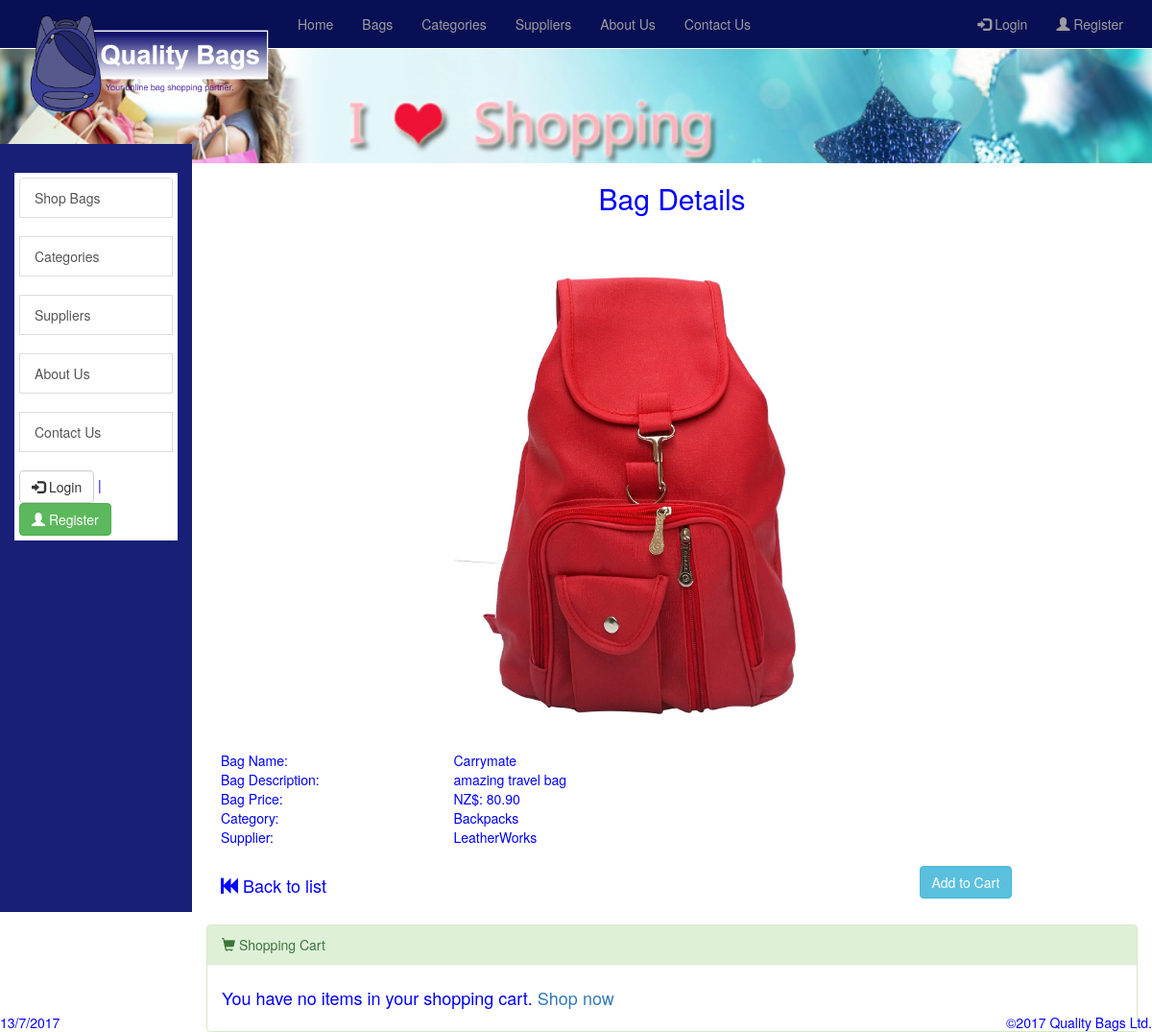
The page /index.php?content_page=bagdetails&id=1 on the database its author committed.
### tables this page shows
CREATE TABLE bags (
  bag_id int(6) unsigned NOT NULL auto_increment,
  bag_name varchar(50) NOT NULL default '',
  bag_description varchar(100) NOT NULL default '',
  bag_price decimal(5,2) NOT NULL default 000.00,
  bag_image_link varchar(200) NOT NULL default '',
  category_id int(5) unsigned NOT NULL ,
  supplier_id int(5) unsigned NOT NULL ,
  PRIMARY KEY  (bag_id) ,
  INDEX `category_key_idx` (`category_id` ASC),
  INDEX `supplier_key_idx` (`supplier_id` ASC),
  CONSTRAINT `category_key`
    FOREIGN KEY (`category_id`)
    REFERENCES `categories` (`category_id`) ,
  CONSTRAINT `supplier_key`
    FOREIGN KEY (`supplier_id`)
    REFERENCES `suppliers` (`supplier_id`)
);

CREATE TABLE categories (
  category_id int(5) unsigned NOT NULL auto_increment,
  category_name varchar(50) NOT NULL default '',
  description varchar(100),
  PRIMARY KEY  (category_id)
);

CREATE TABLE suppliers (
  supplier_id int(5) unsigned NOT NULL auto_increment,
  supplier_name varchar(50) NOT NULL default '',
  supplier_email varchar(50) NOT NULL default '',
  supplier_address varchar(50) NOT NULL default '',
  supplier_phone_mobile int(12) ,
  supplier_phone_work int(12) ,
  supplier_phone_home int(12) ,
  PRIMARY KEY  (supplier_id)
);

### data_layer/data.inc.php (called while the page is built, shortened)
<?php
class MySQL {
    var $host;
    var $dbUser;
    var $dbPass;
    var $dbName;
    var $dbConn;
    function MySQL ($host,$dbUser,$dbPass,$dbName) {
        $this->host=$host;
        $this->dbUser=$dbUser;
        $this->dbPass=$dbPass;
        $this->dbName=$dbName;
    }
    function connectToDb () {
        if (!$this->dbConn = @mysqli_connect($this->host,
                                      $this->dbUser,
                                      $this->dbPass)) {
            trigger_error('Could not connect to server');
            $this->connectError=true;
		  } else if ( !@mysqli_select_db($this->dbConn, $this->dbName) ) {
            trigger_error('Could not select database');
            $this->connectError=true;
        }
    }
    function query($sql) {
	   if (!$queryResource=mysqli_query($this->dbConn, $sql))
          trigger_error ('Query failed: '.mysqli_error($this->dbConn).
                        ' SQL: '.$sql);
     return new MySQLResult($this,$queryResource);
 }
}
 ?>

### bagDetails.php (the view, shortened to what this page needs)
<?php
if (isset($_GET['id'])){
  $bagID = $_GET['id'];
  $sql = 'SELECT * FROM bags WHERE bag_id='.$bagID;
  $result = $db->query($sql);
  $row = $result->fetch();
  extract($row);
  $sqlCategory = 'SELECT category_name FROM categories WHERE category_id='.$category_id;
  $resultCategory = $db->query($sqlCategory);
  $rowCategory = $resultCategory->fetch();
  extract($rowCategory);
  $sqlSupplier = 'SELECT supplier_name FROM suppliers WHERE supplier_id='.$supplier_id;
  $resultSupplier = $db->query($sqlSupplier);
  $rowSupplier = $resultSupplier->fetch();
  extract($rowSupplier);
  echo '<div class="container-fluid">';
  echo '<h2 align="center">Bag Details</h2></br>';
  echo '<div class="row"><div class="col-sm-3"></div><div class="col-sm-6"><img class="img-responsive" height="auto" width="400" src='.$bag_image_link.'></div></div></br>';
  echo '<div class="row"><div class="col-sm-3">Bag Name:</div><div class="col-sm-6">'.$bag_name.'</div></div>';
  echo '<div class="row"><div class="col-sm-3">Bag Description:</div><div class="col-sm-6">'.$bag_description.'</div></div>';
  echo '<div class="row"><div class="col-sm-3">Bag Price:</div><div class="col-sm-6">NZ$: '.$bag_price.'</div></div>';
  echo '<div class="row"><div class="col-sm-3">Category:</div><div class="col-sm-6">'.$category_name.'</div></div>';
  echo '<div class="row"><div class="col-sm-3">Supplier:</div><div class="col-sm-6">'.$supplier_name.'</div></div>';
  echo '<div class="row"><div class="col-sm-3"><a href="index.php?content_page=Bags"><h4><span class="glyphicon glyphicon-fast-backward"></span> Back to list</h4></a></div>' ;
  if (isset($_SESSION['username'])){
    if($_SESSION['username'] != 'Admin'){
      echo '<div class="col-sm-6"></div>';
      echo '<div class="col-sm-3">';
      echo '<a href="index.php?content_page=cart&action=add&id='.$bag_id.'" class="btn btn-info">Add to Cart</a>';
      echo '</div>';
    }
  }
  else {
    echo '<div class="col-sm-6"></div>';
    echo '<div class="col-sm-3">';
    echo '<a href="index.php?content_page=cart&action=add&id='.$bag_id.'" class="btn btn-info">Add to Cart</a>';
    echo '</div>';
  }
  echo '</div></br></div>';
}
else {
  header("Location: index.php?content_page=bags");
  exit();
}
?>

### stylesheets/home.css (style rules this page uses)
h1, h2, h3, h4, h5, h6, th { color: Blue; }

### rows shown on the page
bags: bag_image_link (picture), bag_name "Carrymate", bag_description "amazing travel bag", bag_price "80.90"
categories: category_name "Backpacks"
suppliers: supplier_name "LeatherWorks"
